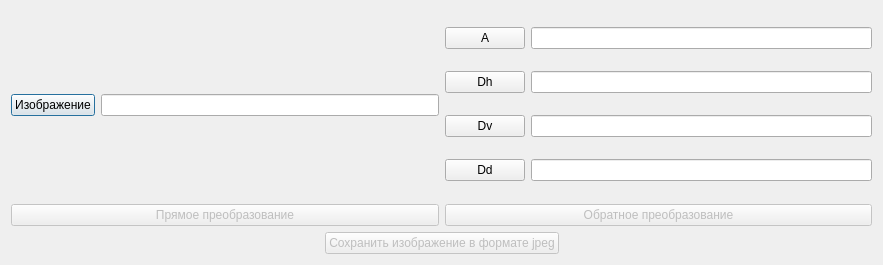
<?xml version="1.0" encoding="UTF-8"?>
<ui version="4.0">
 <class>MainDialog</class>
 <widget class="QDialog" name="MainDialog">
  <property name="geometry">
   <rect>
    <x>0</x>
    <y>0</y>
    <width>883</width>
    <height>265</height>
   </rect>
  </property>
  <property name="windowTitle">
   <string>Вейвлет-преобразование по базису Хаара</string>
  </property>
  <layout class="QGridLayout" name="gridLayout">
   <item row="0" column="0">
    <layout class="QVBoxLayout" name="verticalLayout_4">
     <item>
      <layout class="QHBoxLayout" name="horizontalLayout_3">
       <item>
        <layout class="QVBoxLayout" name="verticalLayout">
         <item>
          <spacer name="verticalSpacer">
           <property name="orientation">
            <enum>Qt::Vertical</enum>
           </property>
           <property name="sizeHint" stdset="0">
            <size>
             <width>20</width>
             <height>40</height>
            </size>
           </property>
          </spacer>
         </item>
         <item>
          <layout class="QHBoxLayout" name="horizontalLayout">
           <item>
            <widget class="QPushButton" name="img_button">
             <property name="text">
              <string>Изображение</string>
             </property>
            </widget>
           </item>
           <item>
            <widget class="QLineEdit" name="img">
             <property name="focusPolicy">
              <enum>Qt::NoFocus</enum>
             </property>
             <property name="readOnly">
              <bool>true</bool>
             </property>
            </widget>
           </item>
          </layout>
         </item>
         <item>
          <spacer name="verticalSpacer_2">
           <property name="orientation">
            <enum>Qt::Vertical</enum>
           </property>
           <property name="sizeHint" stdset="0">
            <size>
             <width>20</width>
             <height>40</height>
            </size>
           </property>
          </spacer>
         </item>
        </layout>
       </item>
       <item>
        <layout class="QHBoxLayout" name="horizontalLayout_2">
         <item>
          <layout class="QVBoxLayout" name="verticalLayout_2">
           <item>
            <widget class="QPushButton" name="a_button">
             <property name="text">
              <string>A</string>
             </property>
            </widget>
           </item>
           <item>
            <widget class="QPushButton" name="dh_button">
             <property name="text">
              <string>Dh</string>
             </property>
            </widget>
           </item>
           <item>
            <widget class="QPushButton" name="dv_button">
             <property name="text">
              <string>Dv</string>
             </property>
            </widget>
           </item>
           <item>
            <widget class="QPushButton" name="dd_button">
             <property name="text">
              <string>Dd</string>
             </property>
            </widget>
           </item>
          </layout>
         </item>
         <item>
          <layout class="QVBoxLayout" name="verticalLayout_3">
           <item>
            <widget class="QLineEdit" name="a">
             <property name="focusPolicy">
              <enum>Qt::NoFocus</enum>
             </property>
             <property name="readOnly">
              <bool>true</bool>
             </property>
            </widget>
           </item>
           <item>
            <widget class="QLineEdit" name="dh">
             <property name="focusPolicy">
              <enum>Qt::NoFocus</enum>
             </property>
             <property name="readOnly">
              <bool>true</bool>
             </property>
            </widget>
           </item>
           <item>
            <widget class="QLineEdit" name="dv">
             <property name="focusPolicy">
              <enum>Qt::NoFocus</enum>
             </property>
             <property name="readOnly">
              <bool>true</bool>
             </property>
            </widget>
           </item>
           <item>
            <widget class="QLineEdit" name="dd">
             <property name="focusPolicy">
              <enum>Qt::NoFocus</enum>
             </property>
             <property name="readOnly">
              <bool>true</bool>
             </property>
            </widget>
           </item>
          </layout>
         </item>
        </layout>
       </item>
      </layout>
     </item>
     <item>
      <layout class="QHBoxLayout" name="horizontalLayout_4">
       <item>
        <widget class="QPushButton" name="down_button">
         <property name="enabled">
          <bool>false</bool>
         </property>
         <property name="text">
          <string>Прямое преобразование</string>
         </property>
        </widget>
       </item>
       <item>
        <widget class="QPushButton" name="up_button">
         <property name="enabled">
          <bool>false</bool>
         </property>
         <property name="text">
          <string>Обратное преобразование</string>
         </property>
        </widget>
       </item>
      </layout>
     </item>
     <item>
      <layout class="QHBoxLayout" name="horizontalLayout_5">
       <item>
        <spacer name="horizontalSpacer">
         <property name="orientation">
          <enum>Qt::Horizontal</enum>
         </property>
         <property name="sizeHint" stdset="0">
          <size>
           <width>40</width>
           <height>20</height>
          </size>
         </property>
        </spacer>
       </item>
       <item>
        <widget class="QPushButton" name="jpeg_button">
         <property name="enabled">
          <bool>false</bool>
         </property>
         <property name="text">
          <string>Сохранить изображение в формате jpeg</string>
         </property>
        </widget>
       </item>
       <item>
        <spacer name="horizontalSpacer_2">
         <property name="orientation">
          <enum>Qt::Horizontal</enum>
         </property>
         <property name="sizeHint" stdset="0">
          <size>
           <width>40</width>
           <height>20</height>
          </size>
         </property>
        </spacer>
       </item>
      </layout>
     </item>
    </layout>
   </item>
  </layout>
 </widget>
 <layoutdefault spacing="6" margin="11"/>
 <tabstops>
  <tabstop>img_button</tabstop>
  <tabstop>img</tabstop>
  <tabstop>a_button</tabstop>
  <tabstop>a</tabstop>
  <tabstop>dh_button</tabstop>
  <tabstop>dh</tabstop>
  <tabstop>dv_button</tabstop>
  <tabstop>dv</tabstop>
  <tabstop>dd_button</tabstop>
  <tabstop>dd</tabstop>
  <tabstop>down_button</tabstop>
  <tabstop>up_button</tabstop>
  <tabstop>jpeg_button</tabstop>
 </tabstops>
 <resources/>
 <connections/>
</ui>
